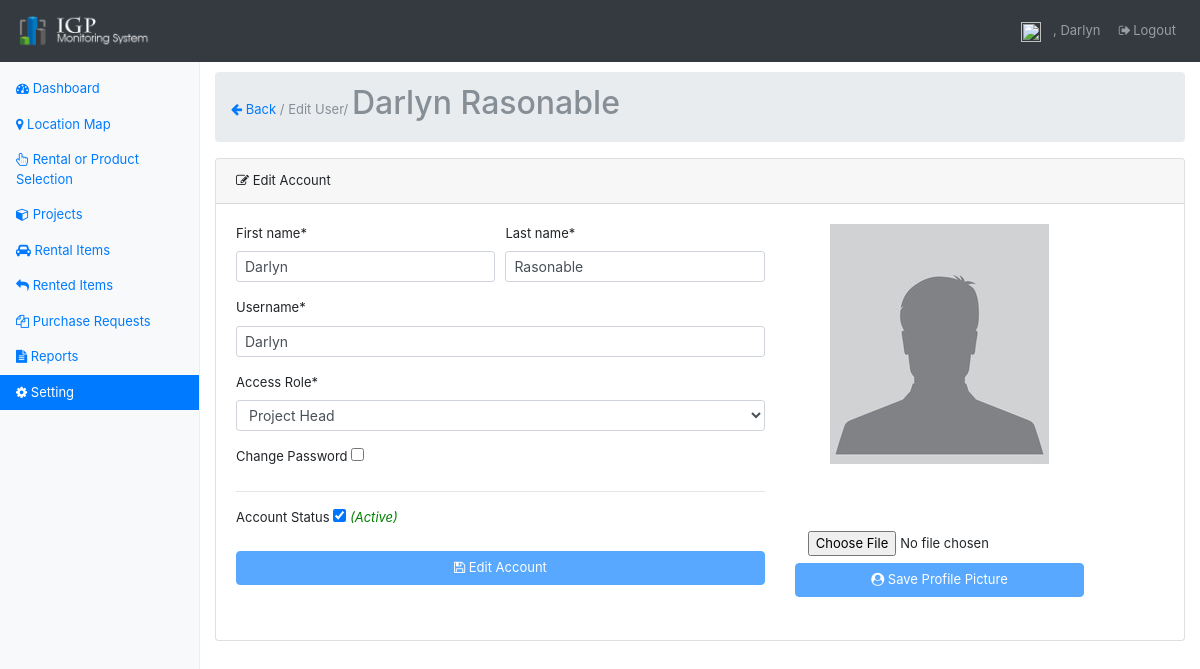
Page /user-edit.php?u=5 (signed in) on the committed database.
### tables this page shows
CREATE TABLE `users` (
  `user_id` int(11) NOT NULL,
  `firstname` varchar(45) DEFAULT NULL,
  `lastname` varchar(45) DEFAULT NULL,
  `username` varchar(45) DEFAULT NULL,
  `password` varchar(45) DEFAULT NULL,
  `hint` text,
  `status` enum('Y','N') DEFAULT 'N',
  `profile_pic` varchar(45) DEFAULT NULL,
  `user_type` int(11) DEFAULT NULL,
  `created_on` timestamp NULL DEFAULT CURRENT_TIMESTAMP
);

CREATE TABLE `user_type` (
  `user_type_id` int(11) NOT NULL,
  `user_type` varchar(45) DEFAULT NULL,
  `status` enum('Y','N') DEFAULT 'Y'
);

### classes/DbConfig.php (called while the page is built, shortened)
<?php
class DbConfig
{
    private $_host = 'localhost';
    private $_username = 'root';
    private $_password = '';
    private $_database = 'monitoringsystem';
    protected $connection;
    public function __construct()
    {
        if (!isset($this->connection)) {
            $this->connection = new mysqli($this->_host, $this->_username, $this->_password, $this->_database);
        }
        return $this->connection;
    }
}
?>

### classes/Crud.php (called while the page is built, shortened)
<?php
include_once 'DbConfig.php';
class Crud extends DbConfig
{
    public function getData($query)
    {
        $result = $this->connection->query($query);
        $rows = array();
        while ($row = $result->fetch_assoc()) {
            $rows[] = $row;
        }
        return $rows;
    }
    public function escape_string($value)
    {
        return $this->connection->real_escape_string($value);
    }
}
?>

### user-edit.php (the view, shortened to what this page needs)
<?php
    require_once('layout/header.php');
    require_once('classes/Crud.php');
    $crud = new Crud();
     $firstname = "";
     $lastname  = "";
     $username  = "";
     $profile_pic="";
     $user_type="";
     $status="N";
     $user_found=false;
    if(isset($_GET['u'])){
        $id = $crud->escape_string($_GET['u']);
        if(is_numeric($id) && $id!=''){
            if($id==1){
                $where_clause=" AND user_type_id=1";
            }else{
                $where_clause=" AND user_type_id!=1";
            }
            $user_type_ = $crud->getData("SELECT * FROM user_type WHERE status='Y' $where_clause");
            $result = $crud->getData("SELECT * FROM users WHERE user_id=$id LIMIT 1");
            $user_found=(count($result)==1)?true:false;
            foreach ($result as $res) {
                $firstname = $res['firstname'];
                $lastname  = $res['lastname'];
                $username  = $res['username'];
                $user_type =$res['user_type'];
                $status =$res['status'];
                $profile_pic =$res['profile_pic'];
            }
        }
    }
?>
<?php require_once('layout/nav.php');?>
        <main role="main" class="col-sm-9 ml-sm-auto col-md-10 pt-3">
           <nav aria-label="breadcrumb" role="navigation">
              <ol class="breadcrumb">
                    <li class="breadcrumb-item active" aria-current="page"><a href='user-list.php'><i class="fa fa-arrow-left" aria-hidden="true"></i> Back</a> / Edit User/ <h2><?php echo $firstname.' '.$lastname;?></h2></li>
              </ol>
           </nav>
         <div class="card">
              <div class="card-header">
                <i class="fa fa-pencil-square-o" aria-hidden="true"></i></i> Edit Account
              </div>
              <div class="card-body">
                <?php if($user_found){ ?>
                      <div class="row">
                        <div class="col-md-7">
                               <form data-toggle="validator" role="form" id="form" action="post">
                                        <div class="form-row">
                                              <div class="col-md-6">
                                                  <div class="form-group">
                                                      <label for="exampleInputName">First name*</label>
                                                      <input class="form-control form-control-sm" id="firstname" name="firstname" type="text"  placeholder="Enter first name" required value="<?php echo $firstname;?>">
                                                  </div>
                                              </div>
                                              <div class="col-md-6">
                                                 <div class="form-group">
                                                      <label for="exampleInputLastName">Last name*</label>
                                                      <input class="form-control form-control-sm" id="lastname" name="lastname" type="text" placeholder="Enter last name" required value="<?php echo $lastname;?>">
                                                  </div>
                                              </div>
                                        </div>
                                        <div class="form-group">
                                                  <label for="exampleInputEmail1">Username*</label>
                                                  <input class="form-control form-control-sm" id="username" name="username" type="text"  placeholder="Enter username" required value="<?php echo $username;?>">
                                        </div>
                                        <div class="form-group">
                                                  <label for="exampleInputEmail1">Access Role*</label>
                                                  <select required class="form-control form-control-sm" id="access_role" name="access_role">
                                                        <?php
                                                              foreach($user_type_ as $user){
                                                        ?>
                                                                <option value="<?php echo $user['user_type_id'] ?>" <?php echo ($user_type==$user['user_type_id'])?'selected': '';?>>
                                                                  <?php echo $user['user_type'] ?>
                                                                </option>
                                                        <?php
                                                              }
                                                        ?>
                                                  </select>
                                        </div>
                                        <div class="form-group">
                                                  <label for="check">Change Password</label>
                                                  <input  id="check" name="check" type="checkbox"  />
                                        </div>
                                        <hr/>
                                         <div class="form-group">
                                                  <label for="check">Account Status</label>
                                                  <input  id="account_status" name="account_status" type="checkbox" <?php echo($status=='Y')?'checked':'';?> />
                                                  <span id="stat" class="italic <?php echo($status=='Y')?'green':'red';?>"><?php echo($status=='Y')?'(Active)':'(Unactive)';?></span>
                                        </div>
                                        <div class="form-group">
                                          <button type="submit" name="submit" class="btn btn-primary btn-block" ><i class="fa fa-floppy-o" aria-hidden="true"></i> Edit Account</button>
                                        </div>
                              </form>
                              <br/>
                      </div>
                      <div class="col-md-4">
                        <form id="uploadForm"  method="post">
                              <div id="profile-container">
                                  <img id="pic" class="img-fluid" src="<?php echo ($profile_pic=='')? 'img/pic_avatar.jpg':$profile_pic;?>"  />
                              </div>
                              <input type="file" name="userImage" required class="btn"
                                  onchange="change_profile(event);"/>
                              <button type="submit" class="btn btn-primary btn-block"><i class="fa fa-user-circle" aria-hidden="true"></i> Save Profile Picture</button>
                        </form>
                      </div>
                  </div>
                  <?php } else { ?>
                        <h2 style="text-align: center;width: 100%;"><span style='color:red;'>SYSTEM ERROR 404:</span><br/><small>User Not Found, maybe because user is not exist.</small></h2>
                  <?php } ?>
              </div>
        </div>
        </div>
<?php require_once('layout/footer.php');?>

### assets/dashboard.css (style rules this page uses)
body { padding-top: 3.5rem; }
#profile-container { height: 300px; }
#profile-container img { display: block; margin: auto; line-height: 300px; max-width: 100%; max-height: 100%; }
h2 { display: inline-block !important; }
.green { color: green; }
.italic { font-style: italic; }

### layout/header.php (style rules this page uses)
body { font-size: 13px !important; }
.btn { font-size: 13px; }

### rows in the picture
users: firstname "Darlyn", lastname "Rasonable", username "Darlyn", access_role "Project Head", status "☑"

### other values in the picture
$_SESSION['firstname'] "Darlyn"
